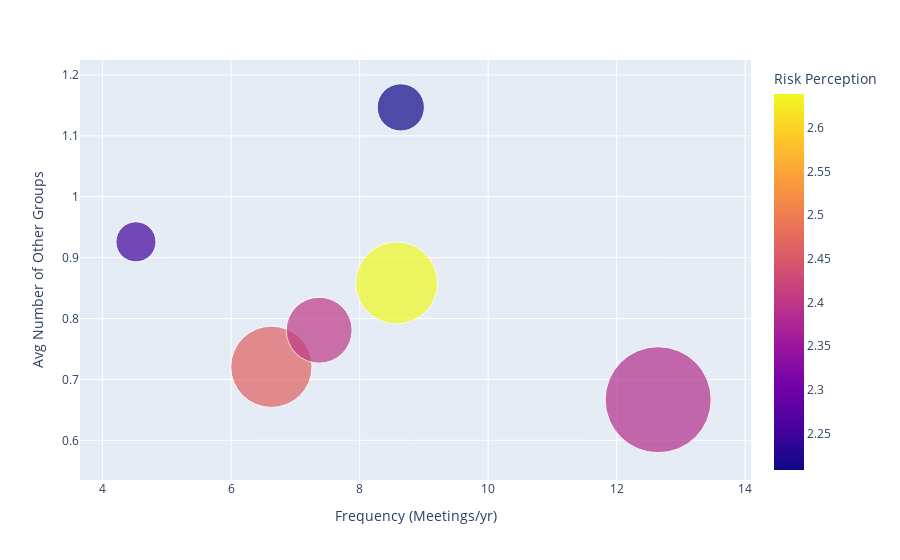

Notebook code for this chart:
### Code cell
import plotly.offline as py
import plotly.graph_objs as go

py.init_notebook_mode(connected=True)


import plotly.express as px
df = plot_df

fig = px.scatter(df, x="Frequency (Meetings/yr)", y="Avg Number of Other Groups",
	         size="Proportion", color="Risk Perception",
                 hover_name="Group", size_max=75)

fig.show()

### Figure 1 — Plotly figure (JSON) as saved in the notebook; plotly's stock layout.template omitted (floating-point values rounded to 4 significant figures)
{"data": [{"hovertemplate": "<b>%{hovertext}</b><br><br>Frequency (Meetings/yr)=%{x}<br>Avg Number of Other Groups=%{y}<br>Proportion=%{marker.size}<br>Risk Perception=%{marker.color}<extra></extra>", "hovertext": ["Women", "Youth", "FarmCoop", "Livestock", "CFUG", "Lending"], "legendgroup": "", "marker": {"color": [2.386, 2.208, 2.639, 2.25, 2.463, 2.402], "coloraxis": "coloraxis", "size": [378.8, 75.15, 226.5, 54.11, 222.4, 146.3], "sizemode": "area", "sizeref": 0.06733, "symbol": "circle"}, "mode": "markers", "name": "", "orientation": "v", "showlegend": false, "type": "scatter", "x": [12.65, 8.64, 8.575, 4.519, 6.626, 7.37], "xaxis": "x", "y": [0.6667, 1.147, 0.8584, 0.9259, 0.7207, 0.7808], "yaxis": "y"}], "layout": {"coloraxis": {"colorbar": {"title": {"text": "Risk Perception"}}, "colorscale": [[0, "#0d0887"], [0.1111, "#46039f"], [0.2222, "#7201a8"], [0.3333, "#9c179e"], [0.4444, "#bd3786"], [0.5556, "#d8576b"], [0.6667, "#ed7953"], [0.7778, "#fb9f3a"], [0.8889, "#fdca26"], [1, "#f0f921"]]}, "legend": {"itemsizing": "constant", "tracegroupgap": 0}, "margin": {"t": 60}, "xaxis": {"anchor": "y", "domain": [0, 1], "title": {"text": "Frequency (Meetings/yr)"}}, "yaxis": {"anchor": "x", "domain": [0, 1], "title": {"text": "Avg Number of Other Groups"}}}}
